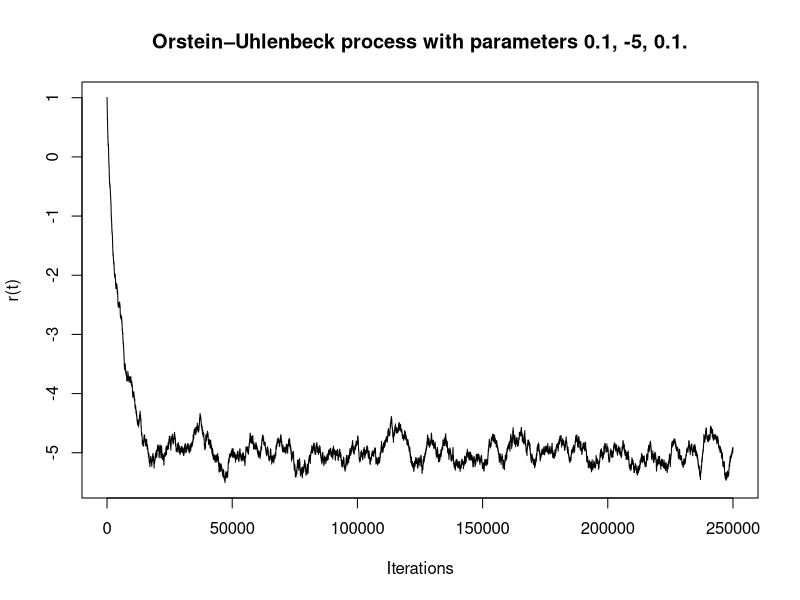
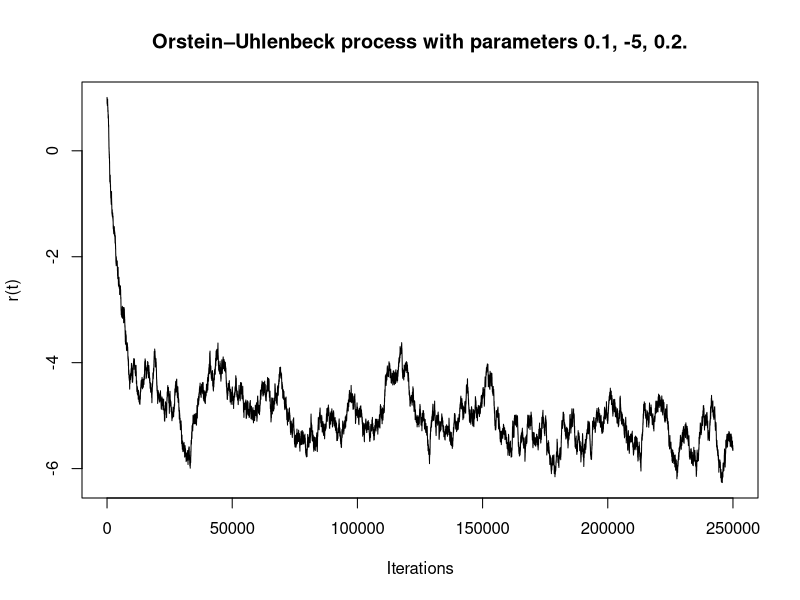
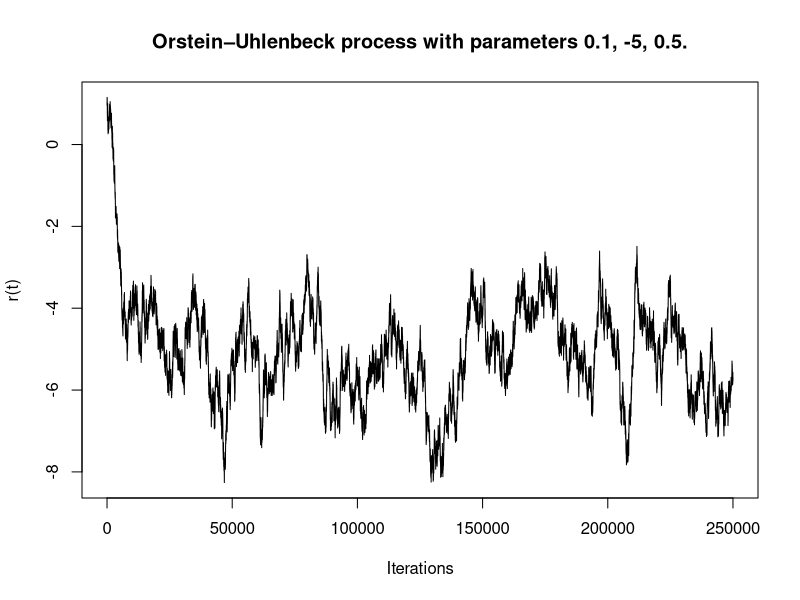
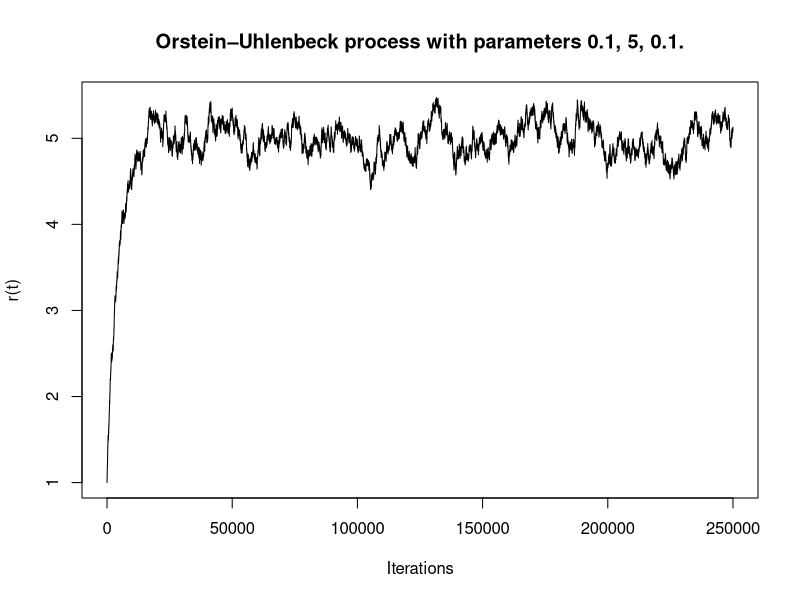
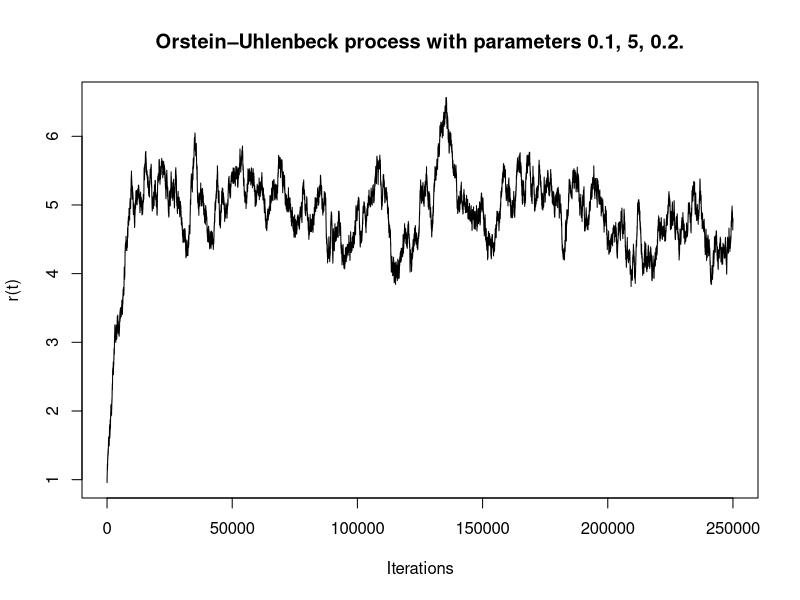
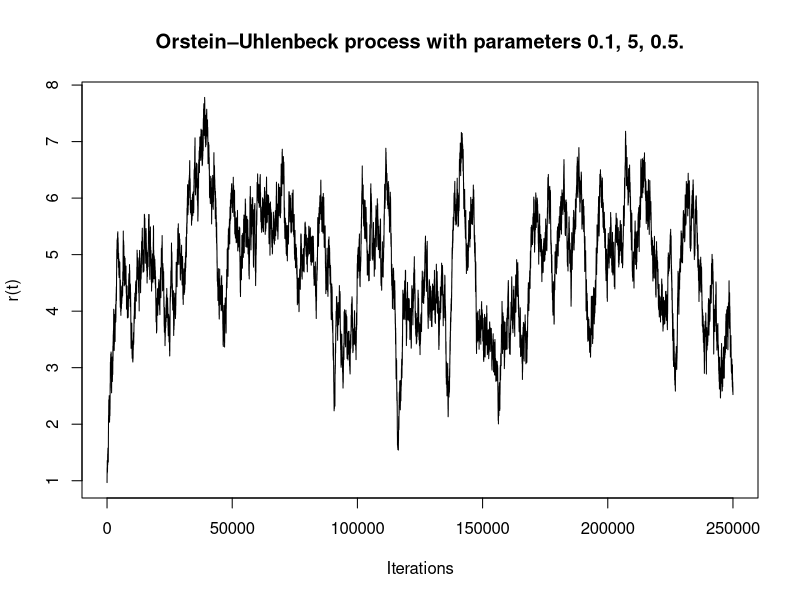
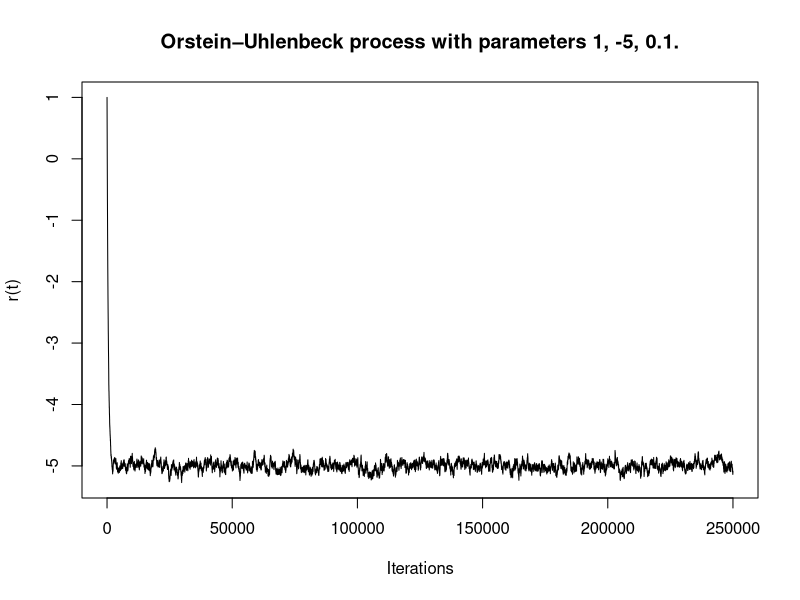
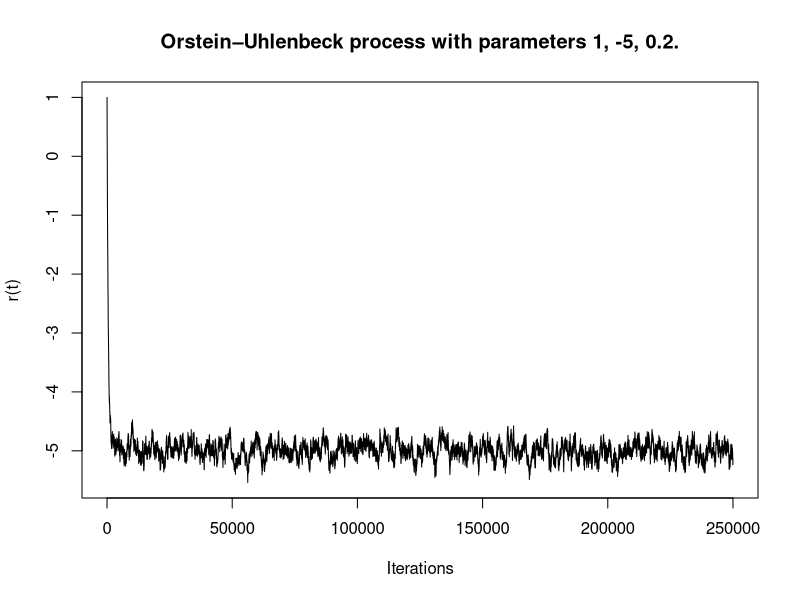

The R script that drew these images, in order:
## ---- chunk 1
knitr::opts_chunk$set(echo = TRUE)
## ---- chunk 2

param.alpha <- c(rep(0.1, 6), rep(1, 6), rep(5, 6))
param.b <- rep(c(-5, -5, -5, 5, 5, 5), 3)
param.sigma <- rep(c(0.1, 0.2, 0.5), 6)

param <- rbind(param.alpha,param.b, param.sigma)

OUproc <- function(alpha, b, sigma, r.ini, T.t, Delta){
  r <- c()
  t <- 1
  r[1] <- r.ini
 
  for (t in 1:(T.t/Delta)){
    z <- rnorm(1)
    r[t + 1] <- exp(-alpha * Delta) * r[t] + b*(1 -  exp(-alpha * Delta)) +
      (sigma / sqrt(2*alpha)) * sqrt(1 - exp(-2 * alpha * Delta)) * z 
    t <- t + 1
  }
  return(r)
}

i <- 1
for (i in 1:18){
  result <- OUproc (param[1, i], param[2, i], param[3, i], 1, 500, 1/500)
  plot(result, type = "l", xlab = "Iterations", ylab = "r(t)",
       main = paste0("Orstein–Uhlenbeck process with parameters ", param[1, i], ", ", param[2, i], ", ", param[3, i], "."))
}
## ---- chunk 3
param.alpha <- 0.1
param.b <- -5
param.sigma <- 0.1


EMapprox <- function(alpha, b, sigma, r.ini, T.t, dt){
  r <- c()
  t <- 1
  r[1] <- r.ini
 
  for (t in 1:(T.t)){
    dW <- rnorm(1,mean = 0, sd = sqrt(dt))
    r[t + 1] <- r[t] + alpha * (b - r[t]) * dt + sigma * dW
    t <- t + dt
  }
  return(r)
}

param.delta <- c(1, 0.5, 0.1, 0.01)

for (i in 1:length(param.delta)){
   result_2 <-  EMapprox(param.alpha, param.b, param.sigma, 1, 500, param.delta[i])
   plot(result_2, type = "l", xlab = "Time", ylab = "r(t)",
       main = paste0("Euler-Maruyama approximation with delta = " , param.delta[i] ))
}

## ---- chunk 4
plot_true2 <- function(alpha, sigma, b, delta = 1, initial = 1, ad = FALSE, para = 1){
  mean1 <- exp(-sigma * delta) * initial + b * (1-exp(-alpha * delta))
  sd1 <- sigma / sqrt(2 * alpha) * sqrt(1 - exp(-2 * alpha * delta))
  temp <- list(NULL, c(mean1 -5 * sd1, mean1 + 5 * sd1))
  curve(dnorm(x, mean = mean1, sd = sd1), col = 'red', 
        xlim = temp[[para]],
        main = 'Real density', ylab = 'Density', xlab = 'r(1)', add = ad)
}

plot_true2(0.1, 0.1, -5)
## ---- chunk 5
EMsample <- function(alpha, sigma, b, delta, initial = 1, sample_size = 1000){
  n <- length(alpha)
  r_current <- matrix(rep(initial, sample_size), sample_size, n)
  alpha1 <- matrix(rep(alpha, sample_size), sample_size, n, byrow = TRUE)
  for (i in 1:(1/delta)){
    mean1 <- r_current + alpha1 * (b - r_current) * delta
    sd1 <- sigma * delta
    temp <- rnorm(sample_size * n, mean = t(mean1), sd = sd1)
    r_current <- matrix(temp, sample_size, n, byrow = TRUE)
  }
  return(r_current) 
}

par(mfrow=c(3,2))
lines(plot_true2(0.1, 0.1, -5))
new_sample <- matrix(nrow = 1000, ncol = 4)
for (i in 1:length(param.delta)){
  new_sample[,i] <- EMsample(0.1, 0.1, -5, param.delta[i])
  hist(new_sample[,i], probability = TRUE, main = paste0("Histogram of EM sample with delta = ", param.delta[i]),
       xlab = "Values", ylab = "Frequency")
  lines(density(new_sample[,i]))
}
